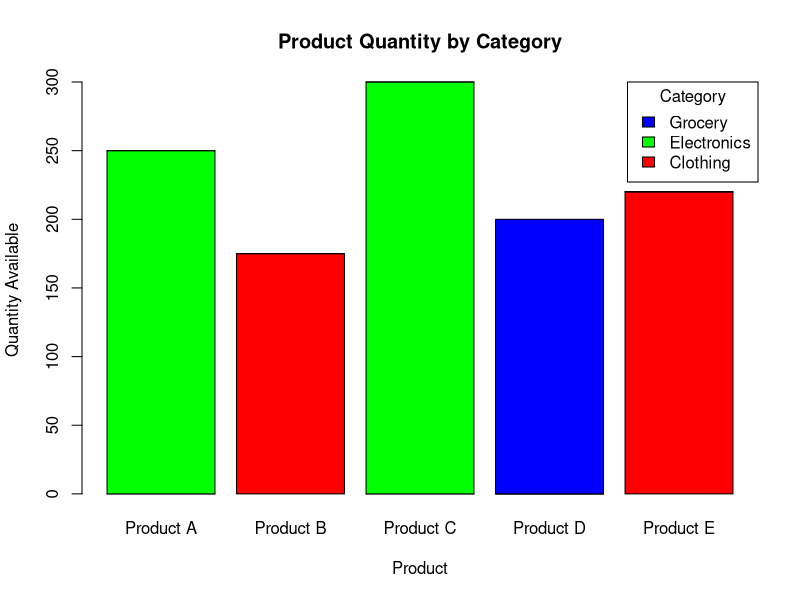

The R script that drew this image:
# Set 4 - Q2: Stacked bar chart - quantity by product category
product_name <- c("Product A","Product B","Product C","Product D","Product E")
quantity <- c(250, 175, 300, 200, 220)
category <- c("Electronics", "Clothing", "Electronics", "Grocery", "Clothing")

# Build a matrix: rows = product, columns = category
tab <- tapply(quantity, list(product_name, category), sum)
tab[is.na(tab)] <- 0

barplot(t(tab), beside = FALSE,
        main = "Product Quantity by Category",
        xlab = "Product", ylab = "Quantity Available",
        col = rainbow(ncol(tab)),
        legend.text = colnames(tab),
        args.legend = list(title = "Category", x = "topright"))
